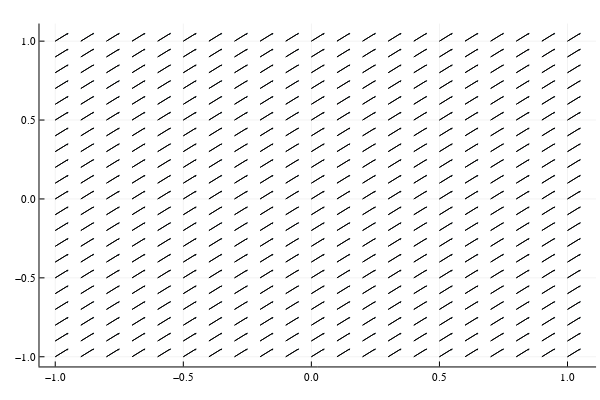

The code cell stored with this chart in its notebook:
### Code cell
# set up the coordinates
d = 21
x = range(-1.0, 1.0, 21)
y = x

X = repeat(x,outer=d) 
Y = repeat(y,inner=d) 
# X, Y = meshgrid(x,y)  #?
u = zeros(d,d)
v = zeros(d,d)

for i in 1:d
    for j in 1:d
        state = [x[i], y[j], 0.0, 0.0, 0.0]
        
        u[i,j] = 1.0
        v[i,j] = 1.0
    end
end


k = 0.05
quiver(X[:], Y[:], quiver=(k*u[:], k*v[:]))
